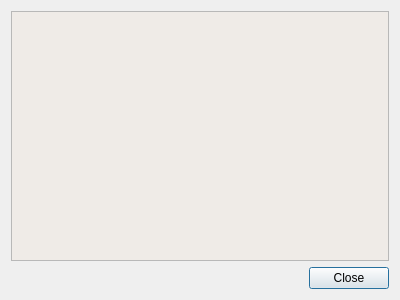
<?xml version="1.0" encoding="UTF-8"?>
<ui version="4.0">
 <class>historyDlg</class>
 <widget class="QDialog" name="historyDlg">
  <property name="geometry">
   <rect>
    <x>0</x>
    <y>0</y>
    <width>400</width>
    <height>300</height>
   </rect>
  </property>
  <property name="windowTitle">
   <string>HISTORY</string>
  </property>
  <layout class="QVBoxLayout" name="verticalLayout">
   <item>
    <widget class="QPlainTextEdit" name="historyArea">
     <property name="enabled">
      <bool>true</bool>
     </property>
     <property name="palette">
      <palette>
       <active>
        <colorrole role="Base">
         <brush brushstyle="SolidPattern">
          <color alpha="255">
           <red>239</red>
           <green>235</green>
           <blue>231</blue>
          </color>
         </brush>
        </colorrole>
       </active>
       <inactive>
        <colorrole role="Base">
         <brush brushstyle="SolidPattern">
          <color alpha="255">
           <red>239</red>
           <green>235</green>
           <blue>231</blue>
          </color>
         </brush>
        </colorrole>
       </inactive>
       <disabled>
        <colorrole role="Base">
         <brush brushstyle="SolidPattern">
          <color alpha="255">
           <red>255</red>
           <green>255</green>
           <blue>255</blue>
          </color>
         </brush>
        </colorrole>
       </disabled>
      </palette>
     </property>
     <property name="readOnly">
      <bool>true</bool>
     </property>
     <property name="plainText">
      <string/>
     </property>
     <property name="textInteractionFlags">
      <set>Qt::NoTextInteraction</set>
     </property>
    </widget>
   </item>
   <item>
    <widget class="QDialogButtonBox" name="buttonBox">
     <property name="orientation">
      <enum>Qt::Horizontal</enum>
     </property>
     <property name="standardButtons">
      <set>QDialogButtonBox::Close</set>
     </property>
    </widget>
   </item>
  </layout>
 </widget>
 <resources/>
 <connections>
  <connection>
   <sender>buttonBox</sender>
   <signal>accepted()</signal>
   <receiver>historyDlg</receiver>
   <slot>accept()</slot>
   <hints>
    <hint type="sourcelabel">
     <x>248</x>
     <y>254</y>
    </hint>
    <hint type="destinationlabel">
     <x>157</x>
     <y>274</y>
    </hint>
   </hints>
  </connection>
  <connection>
   <sender>buttonBox</sender>
   <signal>rejected()</signal>
   <receiver>historyDlg</receiver>
   <slot>reject()</slot>
   <hints>
    <hint type="sourcelabel">
     <x>316</x>
     <y>260</y>
    </hint>
    <hint type="destinationlabel">
     <x>286</x>
     <y>274</y>
    </hint>
   </hints>
  </connection>
 </connections>
</ui>
